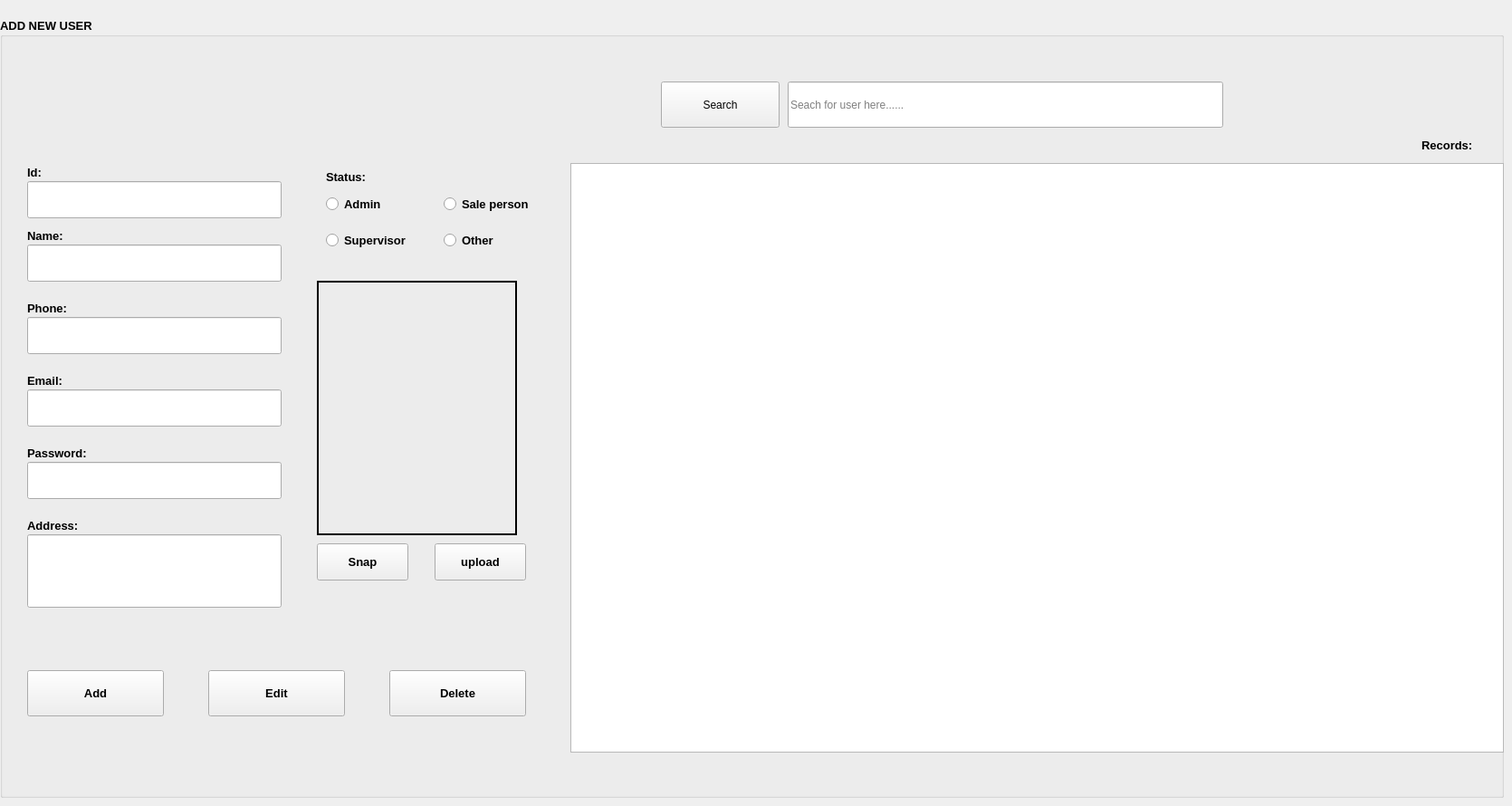
    <widget class="QWidget" name="add_user_tab">
     <attribute name="title">
      <string>Add User</string>
     </attribute>
     <widget class="QGroupBox" name="groupBox_4">
      <property name="geometry">
       <rect>
        <x>0</x>
        <y>20</y>
        <width>1661</width>
        <height>861</height>
       </rect>
      </property>
      <property name="font">
       <font>
        <family>Segoe UI</family>
        <pointsize>10</pointsize>
        <weight>75</weight>
        <italic>false</italic>
        <bold>true</bold>
       </font>
      </property>
      <property name="title">
       <string>ADD NEW USER</string>
      </property>
      <widget class="QTableWidget" name="add_users_table">
       <property name="geometry">
        <rect>
         <x>630</x>
         <y>160</y>
         <width>1031</width>
         <height>651</height>
        </rect>
       </property>
       <property name="showGrid">
        <bool>true</bool>
       </property>
       <property name="sortingEnabled">
        <bool>true</bool>
       </property>
      </widget>
      <widget class="QLineEdit" name="show_name">
       <property name="geometry">
        <rect>
         <x>30</x>
         <y>250</y>
         <width>281</width>
         <height>41</height>
        </rect>
       </property>
      </widget>
      <widget class="QLineEdit" name="show_phone">
       <property name="geometry">
        <rect>
         <x>30</x>
         <y>330</y>
         <width>281</width>
         <height>41</height>
        </rect>
       </property>
      </widget>
      <widget class="QPushButton" name="btn_edit_2">
       <property name="geometry">
        <rect>
         <x>230</x>
         <y>720</y>
         <width>151</width>
         <height>51</height>
        </rect>
       </property>
       <property name="text">
        <string>Edit</string>
       </property>
      </widget>
      <widget class="QPushButton" name="btn_add">
       <property name="geometry">
        <rect>
         <x>30</x>
         <y>720</y>
         <width>151</width>
         <height>51</height>
        </rect>
       </property>
       <property name="text">
        <string>Add</string>
       </property>
      </widget>
      <widget class="QPushButton" name="browse_user_photo">
       <property name="geometry">
        <rect>
         <x>480</x>
         <y>580</y>
         <width>101</width>
         <height>41</height>
        </rect>
       </property>
       <property name="text">
        <string>upload</string>
       </property>
      </widget>
      <widget class="QPushButton" name="btn_user_snap_photo">
       <property name="geometry">
        <rect>
         <x>350</x>
         <y>580</y>
         <width>101</width>
         <height>41</height>
        </rect>
       </property>
       <property name="text">
        <string>Snap</string>
       </property>
      </widget>
      <widget class="QRadioButton" name="admin_radioButton">
       <property name="geometry">
        <rect>
         <x>360</x>
         <y>190</y>
         <width>81</width>
         <height>31</height>
        </rect>
       </property>
       <property name="text">
        <string>Admin</string>
       </property>
      </widget>
      <widget class="QRadioButton" name="sales_person_radioButton">
       <property name="geometry">
        <rect>
         <x>490</x>
         <y>190</y>
         <width>121</width>
         <height>31</height>
        </rect>
       </property>
       <property name="text">
        <string>Sale person</string>
       </property>
      </widget>
      <widget class="QLabel" name="user_photo">
       <property name="geometry">
        <rect>
         <x>350</x>
         <y>290</y>
         <width>221</width>
         <height>281</height>
        </rect>
       </property>
       <property name="frameShape">
        <enum>QFrame::WinPanel</enum>
       </property>
       <property name="frameShadow">
        <enum>QFrame::Plain</enum>
       </property>
       <property name="midLineWidth">
        <number>1</number>
       </property>
       <property name="text">
        <string/>
       </property>
       <property name="scaledContents">
        <bool>true</bool>
       </property>
      </widget>
      <widget class="QLabel" name="label_27">
       <property name="geometry">
        <rect>
         <x>30</x>
         <y>230</y>
         <width>61</width>
         <height>21</height>
        </rect>
       </property>
       <property name="font">
        <font>
         <family>Segoe UI</family>
         <pointsize>10</pointsize>
         <weight>75</weight>
         <bold>true</bold>
        </font>
       </property>
       <property name="text">
        <string>Name:</string>
       </property>
      </widget>
      <widget class="QLabel" name="label_28">
       <property name="geometry">
        <rect>
         <x>30</x>
         <y>310</y>
         <width>71</width>
         <height>21</height>
        </rect>
       </property>
       <property name="font">
        <font>
         <family>Segoe UI</family>
         <pointsize>10</pointsize>
         <weight>75</weight>
         <bold>true</bold>
        </font>
       </property>
       <property name="text">
        <string>Phone:</string>
       </property>
      </widget>
      <widget class="QLabel" name="label_30">
       <property name="geometry">
        <rect>
         <x>360</x>
         <y>160</y>
         <width>61</width>
         <height>31</height>
        </rect>
       </property>
       <property name="font">
        <font>
         <family>Segoe UI</family>
         <pointsize>10</pointsize>
         <weight>75</weight>
         <bold>true</bold>
        </font>
       </property>
       <property name="text">
        <string>Status:</string>
       </property>
      </widget>
      <widget class="QRadioButton" name="other_radioButton">
       <property name="geometry">
        <rect>
         <x>490</x>
         <y>230</y>
         <width>71</width>
         <height>31</height>
        </rect>
       </property>
       <property name="text">
        <string>Other</string>
       </property>
      </widget>
      <widget class="QRadioButton" name="supervisor_radioButton">
       <property name="geometry">
        <rect>
         <x>360</x>
         <y>230</y>
         <width>111</width>
         <height>31</height>
        </rect>
       </property>
       <property name="text">
        <string>Supervisor</string>
       </property>
      </widget>
      <widget class="QPushButton" name="btn_delete_2">
       <property name="geometry">
        <rect>
         <x>430</x>
         <y>720</y>
         <width>151</width>
         <height>51</height>
        </rect>
       </property>
       <property name="text">
        <string>Delete</string>
       </property>
      </widget>
      <widget class="QLabel" name="label_32">
       <property name="geometry">
        <rect>
         <x>1570</x>
         <y>130</y>
         <width>81</width>
         <height>20</height>
        </rect>
       </property>
       <property name="font">
        <font>
         <family>Segoe UI</family>
         <pointsize>10</pointsize>
         <weight>75</weight>
         <bold>true</bold>
        </font>
       </property>
       <property name="text">
        <string>Records:</string>
       </property>
      </widget>
      <widget class="QLineEdit" name="show_email">
       <property name="geometry">
        <rect>
         <x>30</x>
         <y>410</y>
         <width>281</width>
         <height>41</height>
        </rect>
       </property>
      </widget>
      <widget class="QLabel" name="label_31">
       <property name="geometry">
        <rect>
         <x>30</x>
         <y>390</y>
         <width>61</width>
         <height>21</height>
        </rect>
       </property>
       <property name="font">
        <font>
         <family>Segoe UI</family>
         <pointsize>10</pointsize>
         <weight>75</weight>
         <bold>true</bold>
        </font>
       </property>
       <property name="text">
        <string>Email:</string>
       </property>
      </widget>
      <widget class="QLineEdit" name="show_address">
       <property name="geometry">
        <rect>
         <x>30</x>
         <y>570</y>
         <width>281</width>
         <height>81</height>
        </rect>
       </property>
      </widget>
      <widget class="QLabel" name="label_33">
       <property name="geometry">
        <rect>
         <x>30</x>
         <y>550</y>
         <width>101</width>
         <height>21</height>
        </rect>
       </property>
       <property name="font">
        <font>
         <family>Segoe UI</family>
         <pointsize>10</pointsize>
         <weight>75</weight>
         <bold>true</bold>
        </font>
       </property>
       <property name="text">
        <string>Address:</string>
       </property>
      </widget>
      <widget class="QLineEdit" name="show_password">
       <property name="geometry">
        <rect>
         <x>30</x>
         <y>490</y>
         <width>281</width>
         <height>41</height>
        </rect>
       </property>
      </widget>
      <widget class="QLabel" name="label_34">
       <property name="geometry">
        <rect>
         <x>30</x>
         <y>470</y>
         <width>101</width>
         <height>21</height>
        </rect>
       </property>
       <property name="font">
        <font>
         <family>Segoe UI</family>
         <pointsize>10</pointsize>
         <weight>75</weight>
         <bold>true</bold>
        </font>
       </property>
       <property name="text">
        <string>Password:</string>
       </property>
      </widget>
      <widget class="QLineEdit" name="show_Id">
       <property name="geometry">
        <rect>
         <x>30</x>
         <y>180</y>
         <width>281</width>
         <height>41</height>
        </rect>
       </property>
      </widget>
      <widget class="QLabel" name="label_51">
       <property name="geometry">
        <rect>
         <x>30</x>
         <y>160</y>
         <width>61</width>
         <height>21</height>
        </rect>
       </property>
       <property name="font">
        <font>
         <family>Segoe UI</family>
         <pointsize>10</pointsize>
         <weight>75</weight>
         <bold>true</bold>
        </font>
       </property>
       <property name="text">
        <string>Id:</string>
       </property>
      </widget>
     </widget>
     <widget class="QLineEdit" name="show_user_seached">
      <property name="geometry">
       <rect>
        <x>870</x>
        <y>90</y>
        <width>481</width>
        <height>51</height>
       </rect>
      </property>
      <property name="placeholderText">
       <string>Seach for user here......</string>
      </property>
     </widget>
     <widget class="QPushButton" name="btn_search_user">
      <property name="geometry">
       <rect>
        <x>730</x>
        <y>90</y>
        <width>131</width>
        <height>51</height>
       </rect>
      </property>
      <property name="text">
       <string>Search</string>
      </property>
     </widget>
    </widget>
